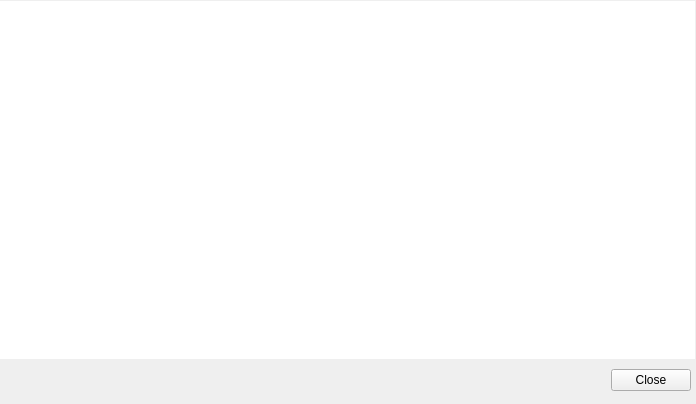
<?xml version="1.0" encoding="UTF-8"?>
<ui version="4.0">
 <class>MainWindow</class>
 <widget class="QMainWindow" name="MainWindow">
  <property name="geometry">
   <rect>
    <x>0</x>
    <y>0</y>
    <width>696</width>
    <height>404</height>
   </rect>
  </property>
  <property name="windowTitle">
   <string>Configuration Center</string>
  </property>
  <property name="windowIcon">
   <iconset theme="preferences-desktop"/>
  </property>
  <widget class="QWidget" name="centralwidget">
   <layout class="QVBoxLayout" name="verticalLayout">
    <property name="leftMargin">
     <number>0</number>
    </property>
    <property name="topMargin">
     <number>1</number>
    </property>
    <property name="rightMargin">
     <number>1</number>
    </property>
    <item>
     <widget class="QListView" name="view">
      <property name="frameShape">
       <enum>QFrame::NoFrame</enum>
      </property>
     </widget>
    </item>
    <item>
     <layout class="QHBoxLayout" name="horizontalLayout">
      <property name="leftMargin">
       <number>4</number>
      </property>
      <property name="topMargin">
       <number>4</number>
      </property>
      <property name="rightMargin">
       <number>4</number>
      </property>
      <property name="bottomMargin">
       <number>4</number>
      </property>
      <item>
       <widget class="QDialogButtonBox" name="buttonBox">
        <property name="standardButtons">
         <set>QDialogButtonBox::Close</set>
        </property>
       </widget>
      </item>
     </layout>
    </item>
   </layout>
  </widget>
 </widget>
 <customwidgets>
  <customwidget>
   <class>QCategorizedView</class>
   <extends>QListView</extends>
   <header>qcategorizedview.h</header>
  </customwidget>
 </customwidgets>
 <resources/>
 <connections>
  <connection>
   <sender>buttonBox</sender>
   <signal>rejected()</signal>
   <receiver>MainWindow</receiver>
   <slot>close()</slot>
   <hints>
    <hint type="sourcelabel">
     <x>481</x>
     <y>324</y>
    </hint>
    <hint type="destinationlabel">
     <x>458</x>
     <y>341</y>
    </hint>
   </hints>
  </connection>
 </connections>
</ui>
